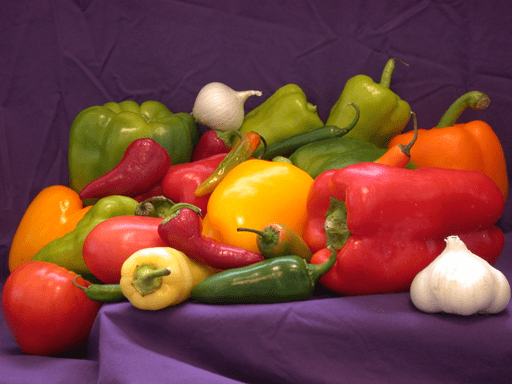
#> input picture peppers.png, 512 x 384 px
$ python jpeg.py
#> lines starting #> are read from the running program, lines starting #| are printed output that depends on the picture
import numpy as np
from PIL import Image
from scipy.fftpack import dct, idct
import matplotlib.pyplot as plt
from skimage.metrics import peak_signal_noise_ratio as psnr

# Matriz de cuantización
Q = np.array([[16, 11, 10, 16, 24, 40, 51, 61],
              [12, 12, 14, 19, 26, 58, 60, 55],
              [14, 13, 16, 24, 40, 57, 69, 56],
              [14, 17, 22, 29, 51, 87, 80, 62],
              [18, 22, 37, 56, 68, 109, 103, 77],
              [24, 35, 55, 64, 81, 104, 113, 92],
              [49, 64, 78, 87, 103, 121, 120, 101],
              [72, 92, 95, 98, 112, 100, 103, 99]])*10;


import cv2

def load_image(path):
#> called with path = 'peppers.png'
    img = cv2.imread(path, cv2.IMREAD_GRAYSCALE)
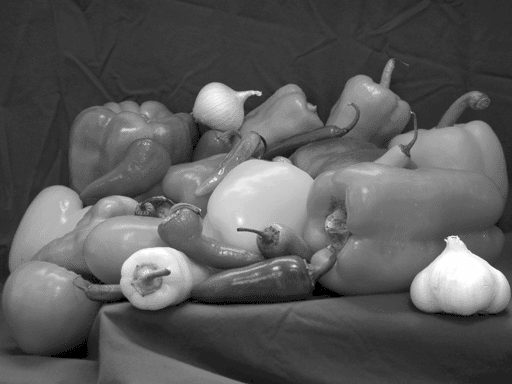
#> img: shape (384, 512); min 0, max 254, mean 90.7
    return img


def block_split(img, block_size):
#> called with block_size = 8
    h, w = img.shape
#> h = 384; w = 512
    blocks = []
    for i in range(0, h, block_size):
        for j in range(0, w, block_size):
            block = img[i:i + block_size, j:j + block_size]
            if block.shape[0] != block_size or block.shape[1] != block_size:
                # Rellenar con ceros si el bloque es más pequeño que el tamaño del bloque
                padded_block = np.zeros((block_size, block_size))
                padded_block[:block.shape[0], :block.shape[1]] = block
                blocks.append(padded_block)
            else:
                blocks.append(block)
#> after the loop, blocks = 3072 items
    return blocks


def apply_dct(blocks):
    dct_blocks = []
    for block in blocks:
        dct_block = dct(dct(block.T, norm='ortho').T, norm='ortho')
        dct_blocks.append(dct_block)
    return dct_blocks


def quantize(blocks, q_matrix):
    quantized_blocks = []
    for block in blocks:
        quantized_block = np.round(block / q_matrix)
        quantized_blocks.append(quantized_block)
    return quantized_blocks


def zigzag_flatten(blocks):
    block_size = blocks[0].shape[0]
    zigzag_order = [(i // block_size, i % block_size) for i in range(block_size ** 2)]
    zigzag_order.sort(key=lambda x: x[0] + x[1])

    sequences = []
    for block in blocks:
        sequence = [block[i, j] for i, j in zigzag_order]
        sequences.append(sequence)
    return sequences


def zigzag_decode(sequences, block_size):
    zigzag_order = [(i // block_size, i % block_size) for i in range(block_size ** 2)]
    zigzag_order.sort(key=lambda x: x[0] + x[1])
    blocks = []
    for sequence in sequences:
        block = np.zeros((block_size, block_size))
        for i, coef in enumerate(sequence):
            block[zigzag_order[i]] = coef
        blocks.append(block)
    return blocks


def dequantize(blocks, q_matrix):
    dequantized_blocks = []
    for block in blocks:
        dequantized_block = block * q_matrix
        dequantized_blocks.append(dequantized_block)
    return dequantized_blocks


def apply_idct(blocks):
    idct_blocks = []
    for block in blocks:
        idct_block = idct(idct(block.T, norm='ortho').T, norm='ortho')
        idct_blocks.append(idct_block)
    return idct_blocks


def reconstruct_image(blocks, img_shape, block_size):
    h, w = img_shape
    img = np.zeros(img_shape)
    i = 0
    for y in range(0, h, block_size):
        for x in range(0, w, block_size):
            block_h = min(block_size, h - y)  # Asegurarse de que el bloque no se sale de la imagen
            block_w = min(block_size, w - x)  # Asegurarse de que el bloque no se sale de la imagen
            img[y:y + block_h, x:x + block_w] = blocks[i][:block_h, :block_w]
            i += 1
    return img


img_array = load_image('peppers.png')
# Divide la imagen en bloques
blocks = block_split(img_array, 8)
#> blocks = 3072 items
dct_blocks = apply_dct(blocks)
#> dct_blocks = 3072 items
quantized_blocks = quantize(dct_blocks, Q)
#> quantized_blocks = 3072 items

# Codifica los bloques en secuencias zig-zag
sequences = zigzag_flatten(quantized_blocks)
#> sequences = 3072 items

# Decodifica las secuencias en bloques y deshace la cuantización
decoded_blocks = zigzag_decode(sequences, 8)
#> decoded_blocks = 3072 items
dequantized_blocks = dequantize(decoded_blocks, Q)
#> dequantized_blocks = 3072 items

# Aplica la IDCT a cada bloque y reconstruye la imagen
idct_blocks = apply_idct(dequantized_blocks)
#> idct_blocks = 3072 items
reconstructed_img = np.clip(reconstruct_image(idct_blocks, img_array.shape, 8), 0, 255)
#> after the loop in reconstruct_image, `for y in range(0, h, block_size):`:
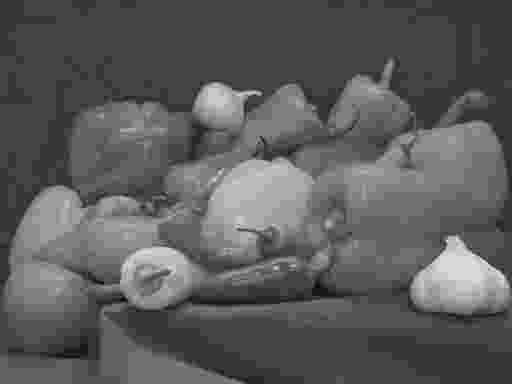
#> img: shape (384, 512) float64; min -33.31, max 310.4, mean 91.2; drawn with min black and max white
#> after the loop in reconstruct_image, `for y in range(0, h, block_size):`: i = 3072


peak_signal_noise_ratio = round(psnr(img_array, reconstructed_img), 2)
#> peak_signal_noise_ratio = 28.26
print(f"PSNR: {peak_signal_noise_ratio}")
#| PSNR: 28.26

# Muestra la imagen original y la reconstruida
plt.figure(figsize=(10, 5))
plt.subplot(1, 2, 1)
plt.imshow(img_array, cmap='gray')
plt.title('Imagen Original')
plt.axis('off')

plt.subplot(1, 2, 2)
plt.imshow(reconstructed_img, cmap='gray')
plt.title('Imagen Reconstruida')
plt.axis('off')

plt.tight_layout()
plt.show()
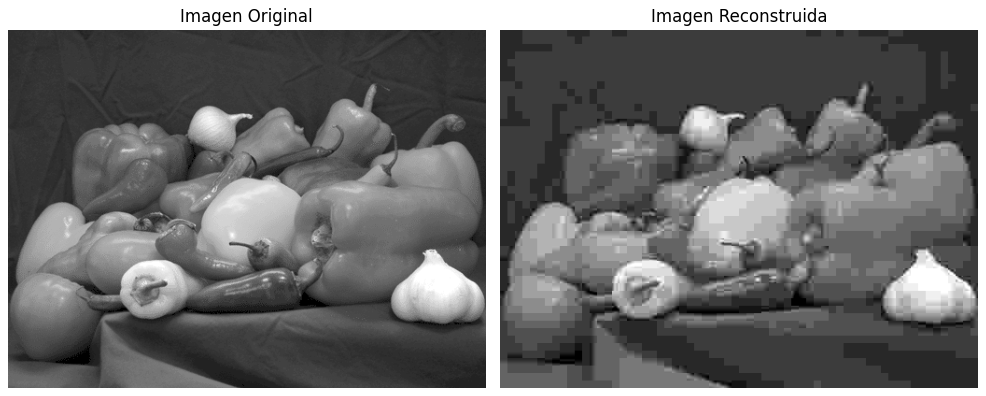
#> figure drawn by matplotlib, 2 panels

$ run again, with camaleon.jpg saved as peppers.png
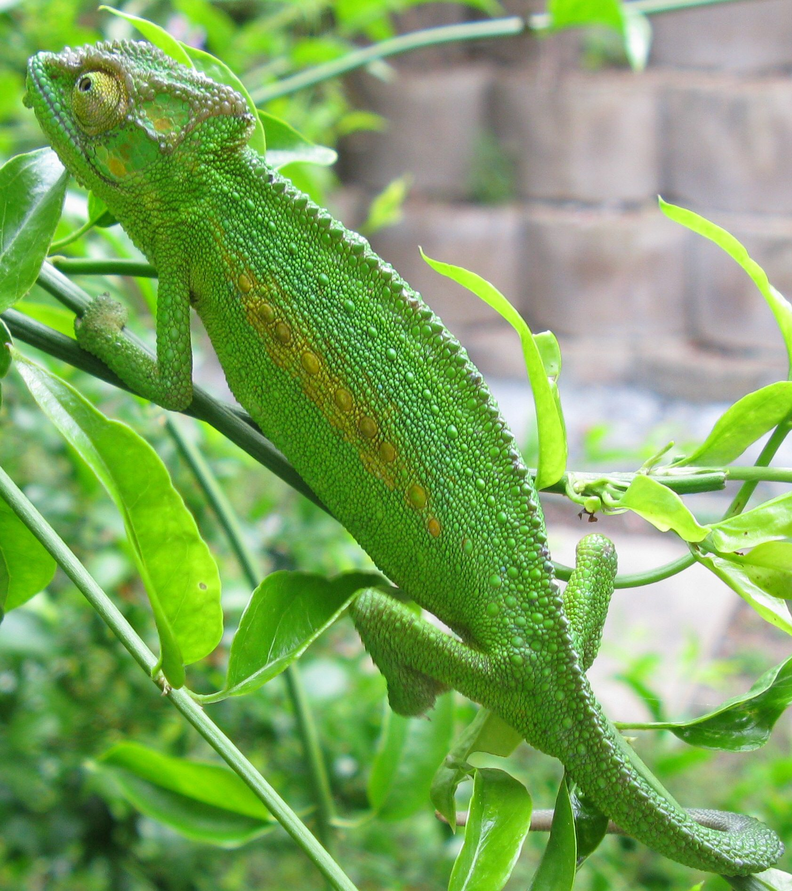
#> input picture camaleon.jpg, 792 x 891 px, shrunk from 1682 x 1894 before the run
#> after the loop in block_split, `for i in range(0, h, block_size):`: blocks = 11088 items
#> after the loop in reconstruct_image, `for y in range(0, h, block_size):`:
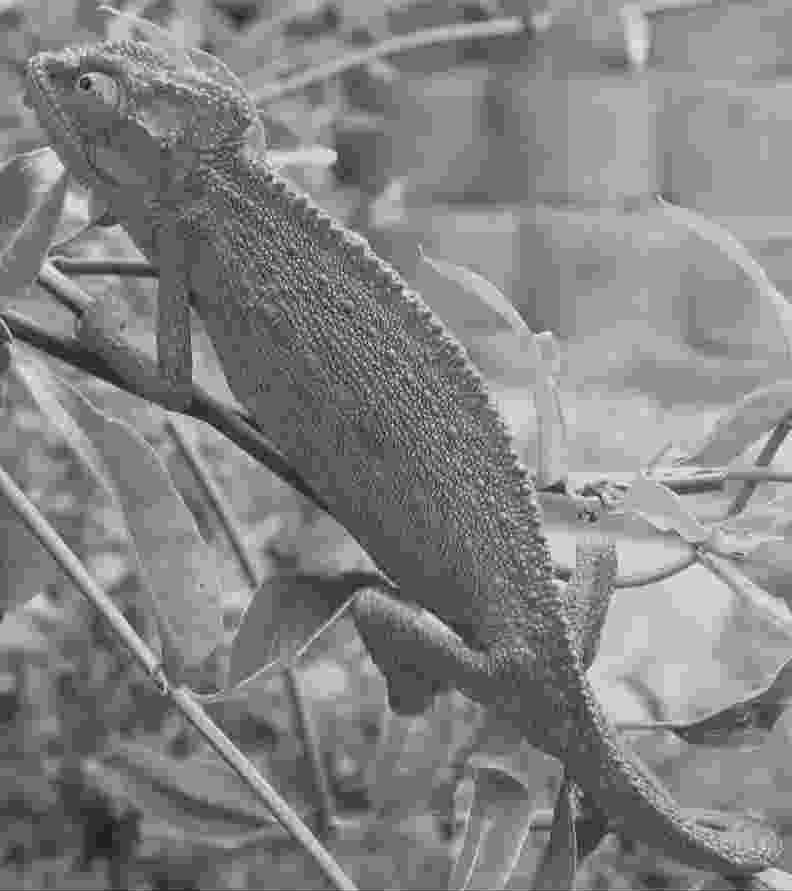
#> img: shape (891, 792) float64; min -19.65, max 298, mean 144.6; drawn with min black and max white
#> after the loop in reconstruct_image, `for y in range(0, h, block_size):`: i = 11088
#> peak_signal_noise_ratio = 25.57
#| PSNR: 25.57
#> `plt.show()`:
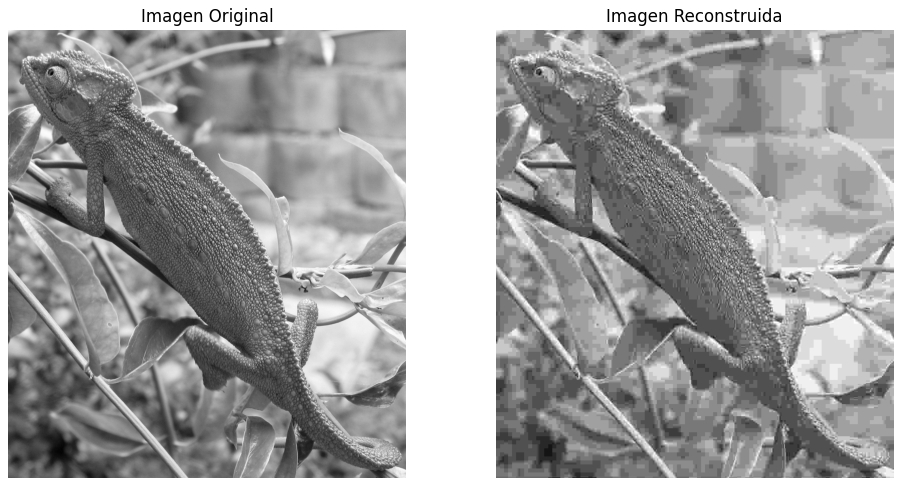
#> figure drawn by matplotlib, 2 panels

$ run again, with gato.jpg saved as peppers.png
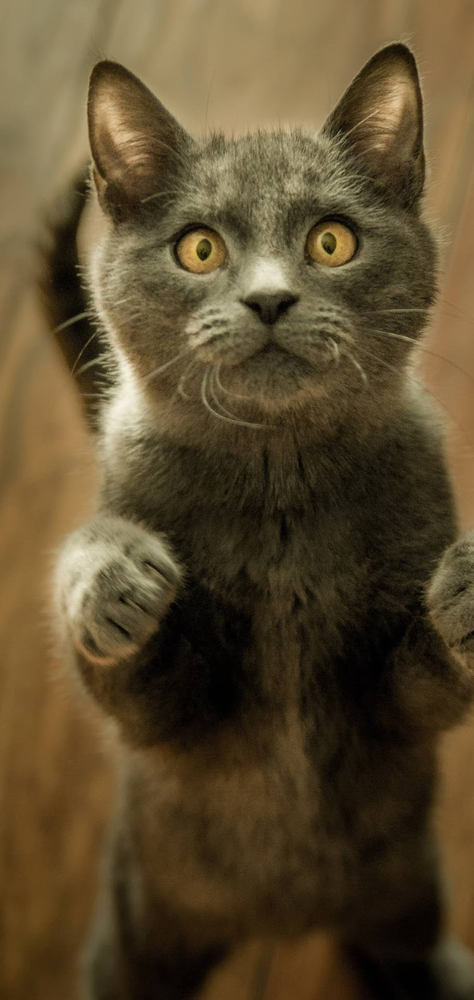
#> input picture gato.jpg, 474 x 1000 px, shrunk from 758 x 1600 before the run
#> after the loop in block_split, `for i in range(0, h, block_size):`: blocks = 7500 items
#> after the loop in reconstruct_image, `for y in range(0, h, block_size):`:
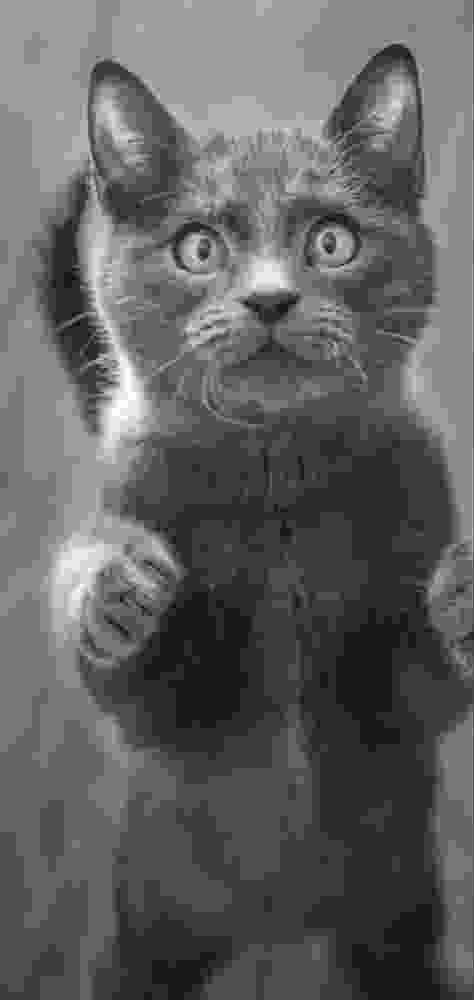
#> img: shape (1000, 474) float64; min -24.14, max 240.8, mean 76.7; drawn with min black and max white
#> after the loop in reconstruct_image, `for y in range(0, h, block_size):`: i = 7500
#> peak_signal_noise_ratio = 29.07
#| PSNR: 29.07
#> `plt.show()`:
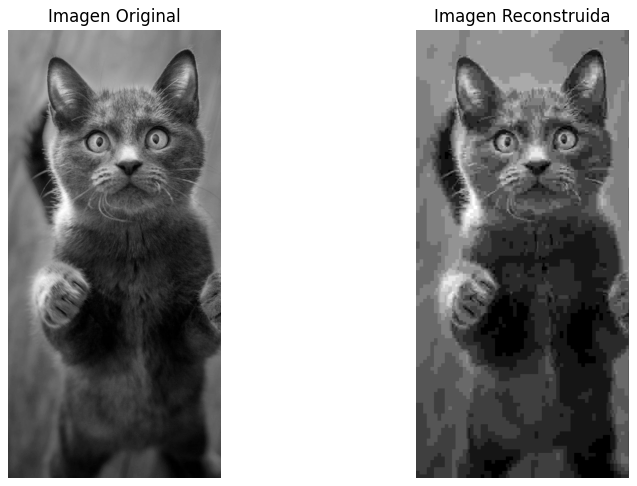
#> figure drawn by matplotlib, 2 panels

$ run again, with gato2.jpg saved as peppers.png
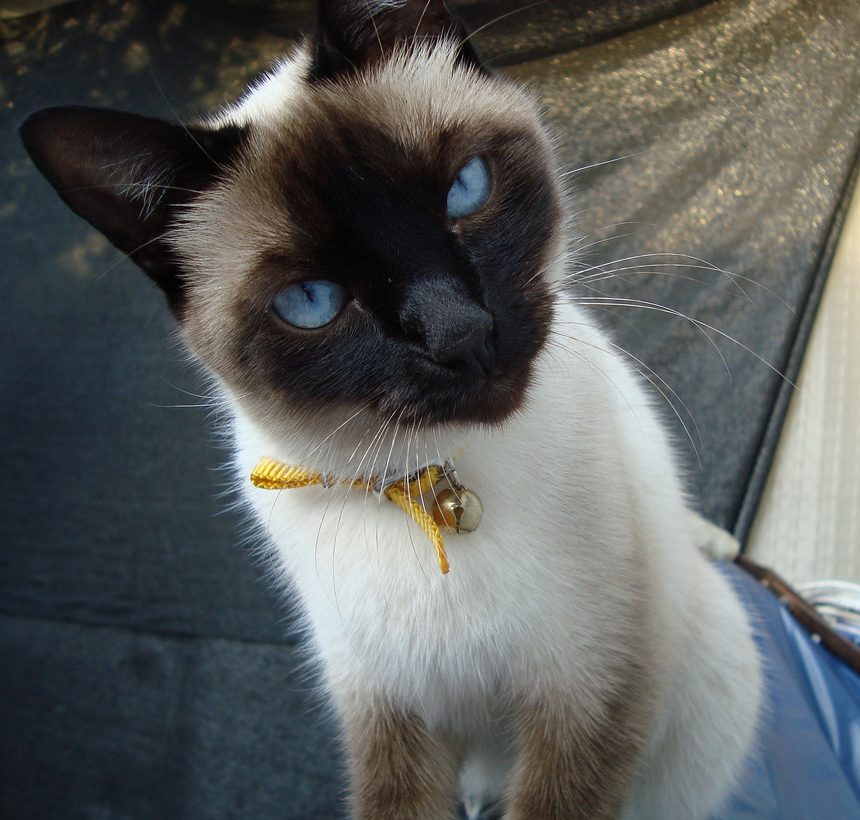
#> input picture gato2.jpg, 860 x 820 px, shrunk from 2417 x 2304 before the run
#> after the loop in block_split, `for i in range(0, h, block_size):`: blocks = 11124 items
#> after the loop in reconstruct_image, `for y in range(0, h, block_size):`:
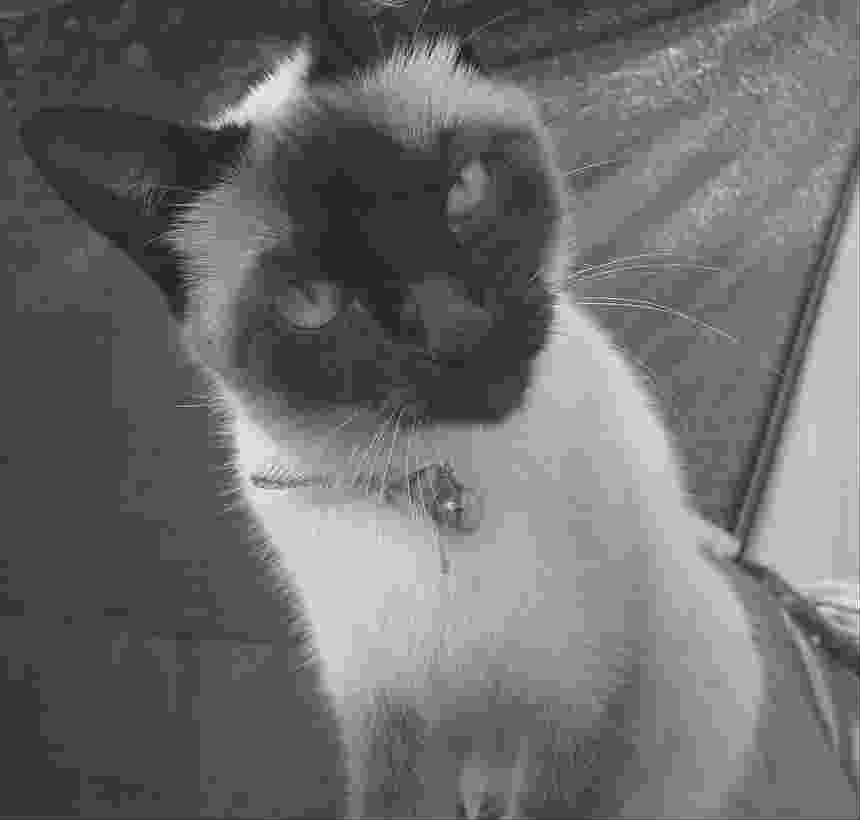
#> img: shape (820, 860) float64; min -50.55, max 283.1, mean 92.2; drawn with min black and max white
#> after the loop in reconstruct_image, `for y in range(0, h, block_size):`: i = 11124
#> peak_signal_noise_ratio = 27.37
#| PSNR: 27.37
#> `plt.show()`:
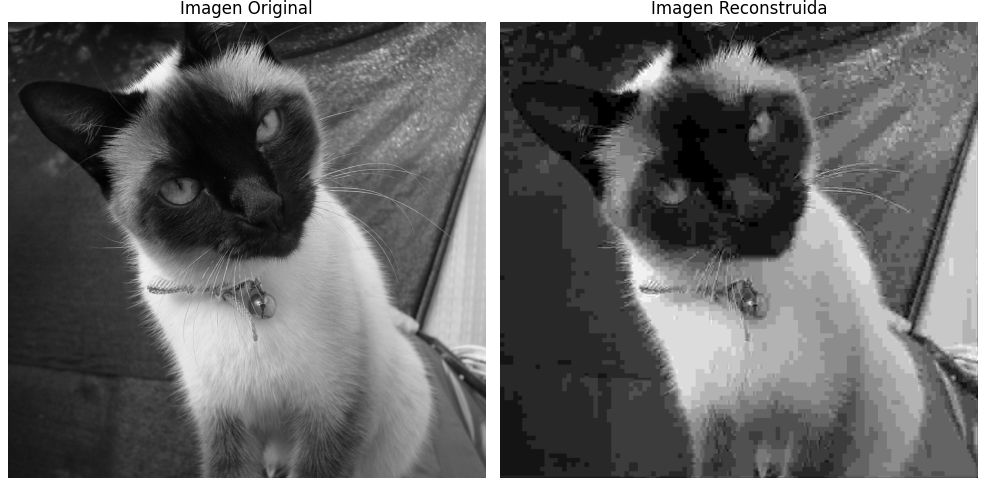
#> figure drawn by matplotlib, 2 panels
